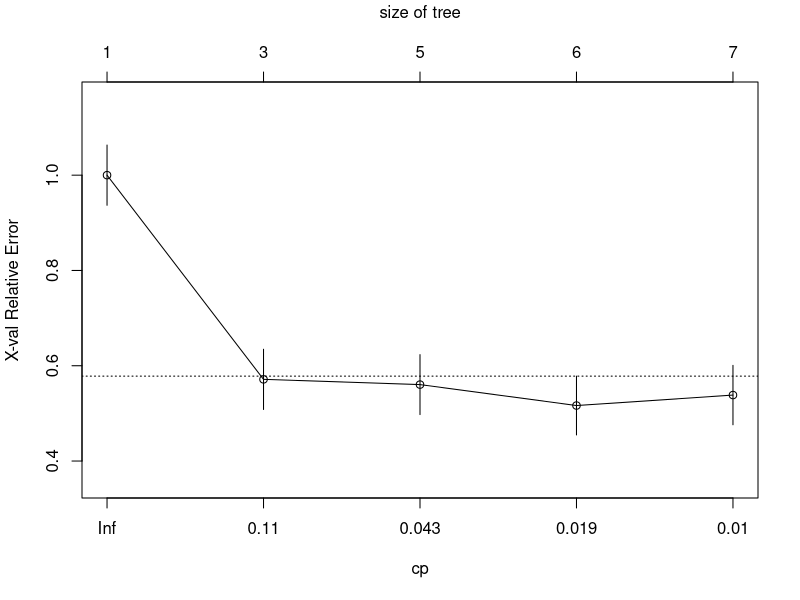
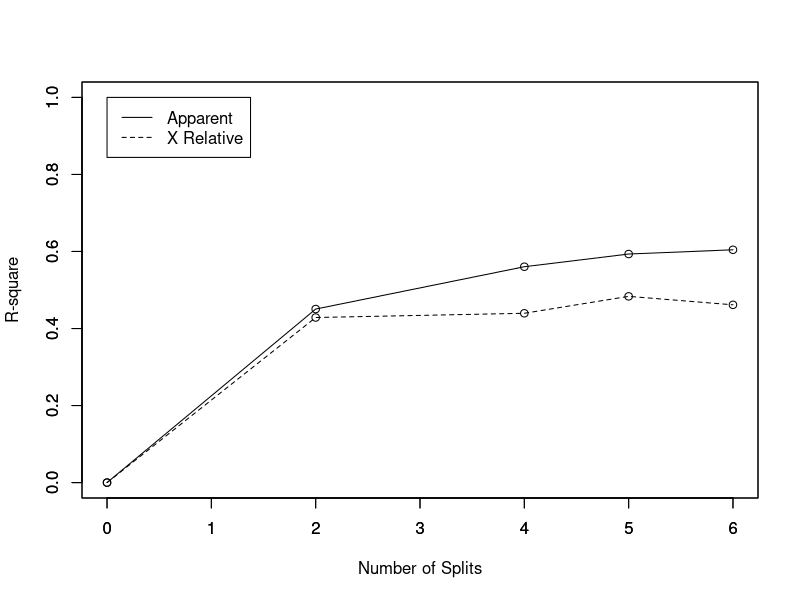
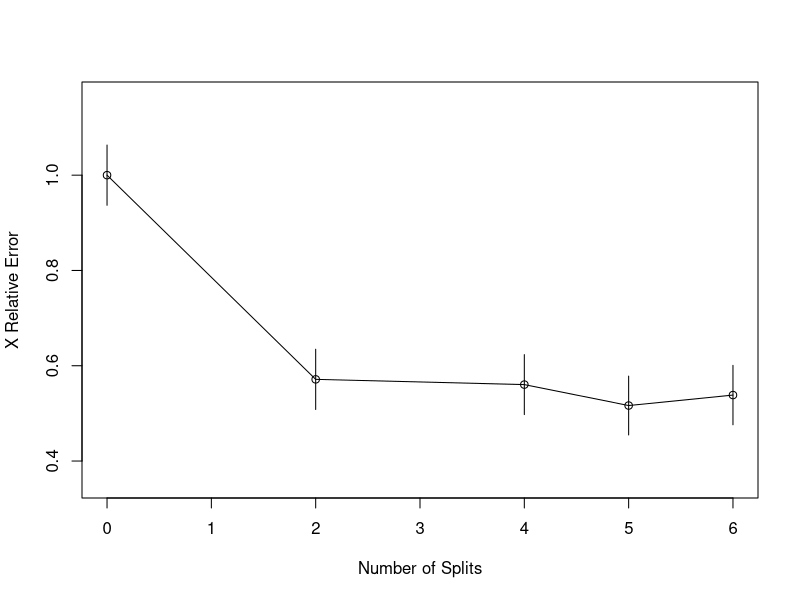
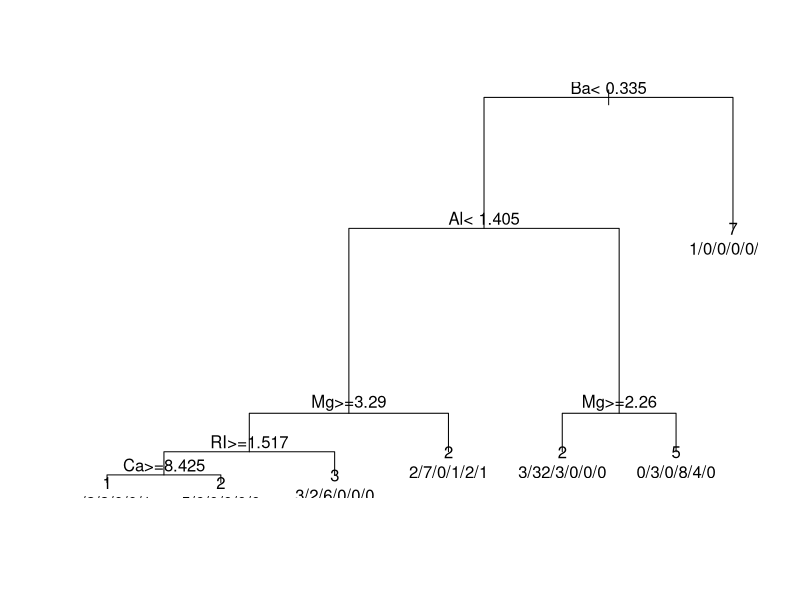
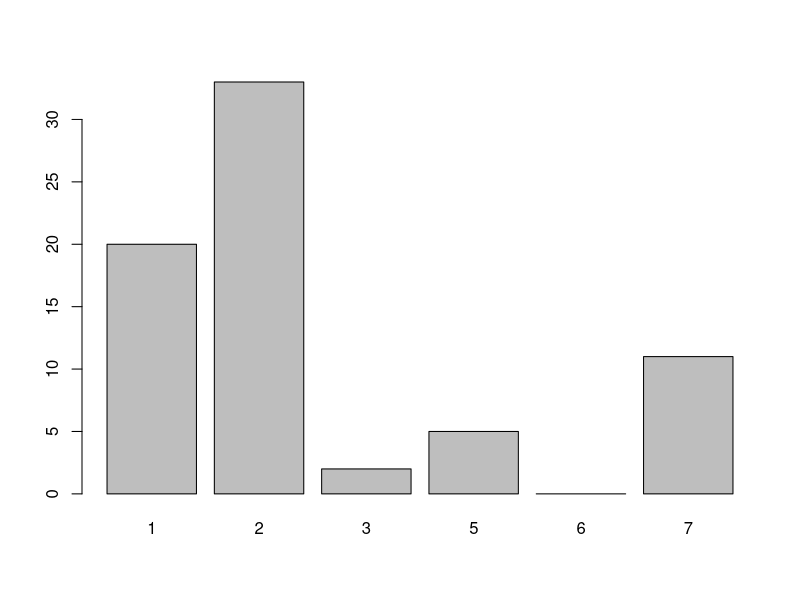

These charts were generated, in order, by the following R code:
rm(list=ls())

if (!require(e1071)) install.packages('e1071')
if (!require('rpart')) install.packages('rpart')

library(e1071)
library(rpart)

data(Glass, package="mlbench")
index <- 1:nrow(Glass)
testindex <- sample(index, trunc(length(index)/3))
testset <- Glass[testindex,]
trainset <- Glass[-testindex,]
rpart.model <- rpart(Type ~ ., data = trainset)
rpart.pred <- predict(rpart.model, testset[,-10], type = "class")
printcp(rpart.model)
plotcp(rpart.model)

rsq.rpart(rpart.model)
print(rpart.model)

plot(rpart.model,compress=TRUE)
text(rpart.model, use.n=TRUE)
plot(rpart.pred)



